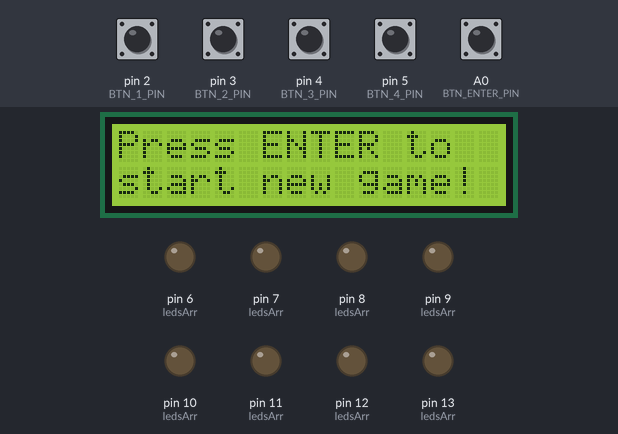
The sketch below on a simulated Arduino Uno, built with avr-gcc and run on an emulated ATmega328P. Parts: 16×2 character LCD, output pins drawn as LEDs (lit = HIGH). The inputs (shaded band) are chosen by the test bench; at power-on: A0 (BTN_ENTER_PIN), pin 2 (BTN_1_PIN), pin 3 (BTN_2_PIN), pin 4 (BTN_3_PIN), pin 5 (BTN_4_PIN) LOW. Random numbers use the default seed unless the sketch sets one; what the sketch prints to the serial monitor is not drawn.

Above: at 5.3 s.
5.4 s: A0 (BTN_ENTER_PIN) pulled HIGH for 3.2 s
At 6.7 s:
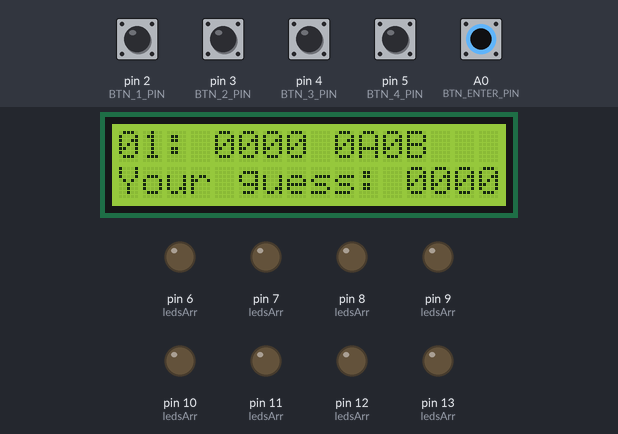
10.2 s: pin 2 (BTN_1_PIN) pulled HIGH for 1 s
At 12.3 s:
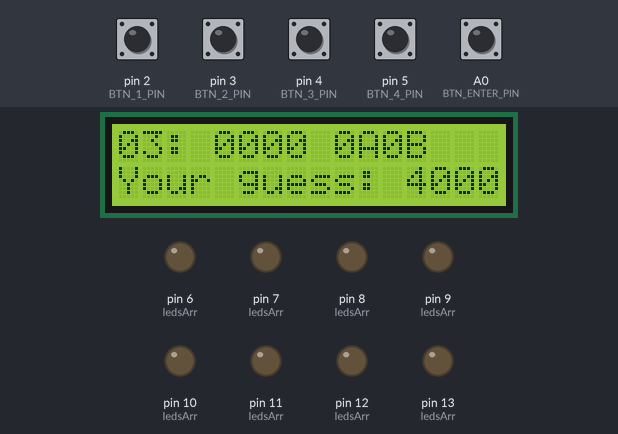
12.7 s: pin 3 (BTN_2_PIN) pulled HIGH for 0.15 s
At 13.4 s:
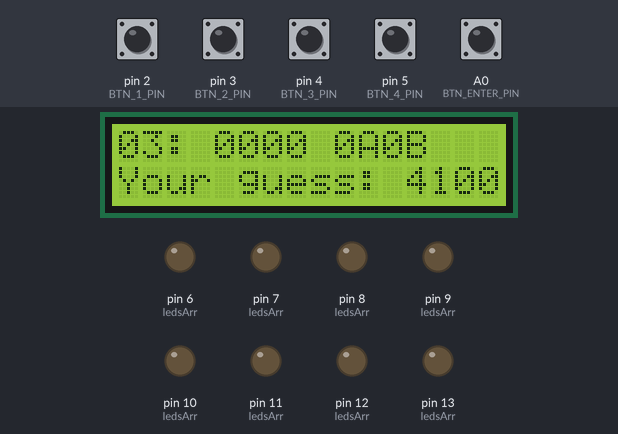
14.5 s: pin 4 (BTN_3_PIN) pulled HIGH for 0.15 s
At 16.0 s:
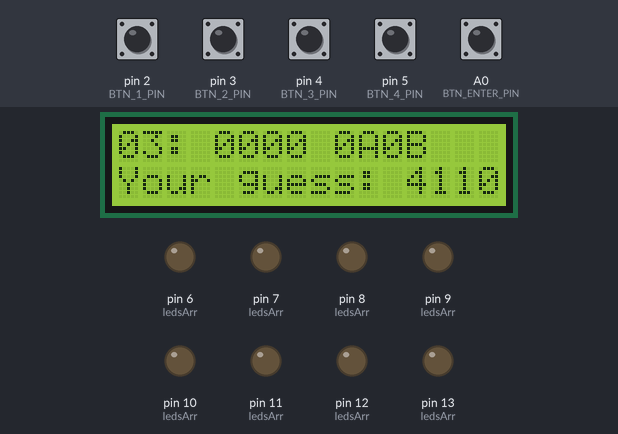
16.3 s: pin 5 (BTN_4_PIN) pulled HIGH for 0.15 s
At 17.7 s:
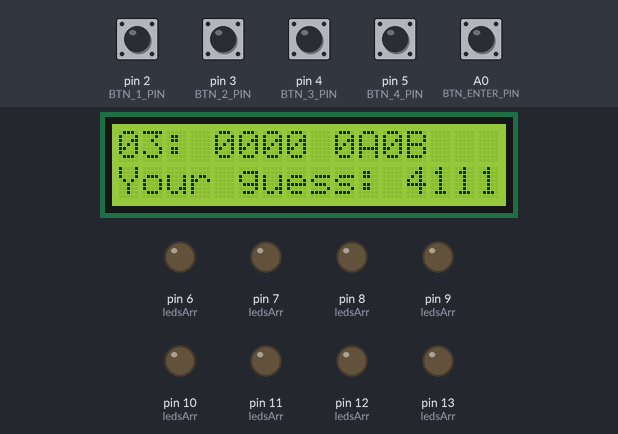
18.1 s: pin 2 (BTN_1_PIN) pulled HIGH for 0.15 s
At 19.3 s:
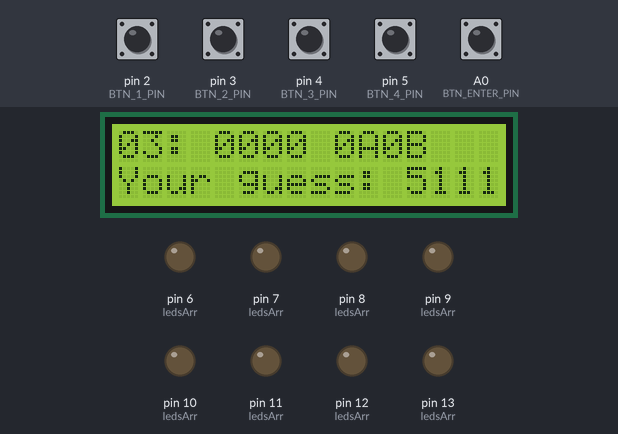
Timing chart, 0 to 20.9 s (numbered marks = the images above; inputs shaded):
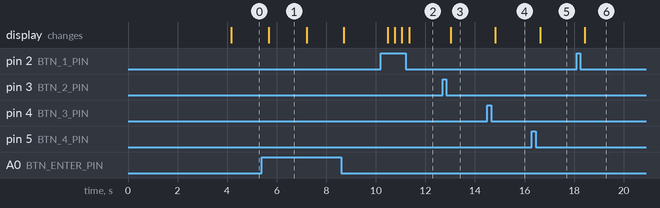

The sketch:

codeMastermind.ino
```cpp
#include "lcd_wrapper.h"
#include "mastermind.h"

void setup() {
    Serial.begin(9600);
    set_pin_mode();
    lcd_init();
    delay(4000);
    lcd_clear();
    restart_screen();
}

void loop() {
    // -------- PLAYING -------- //
    char* code;
    if (digitalRead(BTN_ENTER_PIN)) {
        delay(250);
        char* code = generate_code(false, 4);
        play_game(code);
    }
    //

    if (code) free(code);
}

/*
											         _nnnn_
											        dGGGGMMb
											       @p~qp~~qMb
											       M|@||@) M|
											       @,----.JM|
											      JS^\__/  qKL
											     dZP        qKRb
											    dZP          qKKb
											   fZP            SMMb
											   HZM            MMMM
											   FqM            MMMM
											 __| ".        |\dS"qML
											 |    `.       | `' \Zq
											_)      \.___.,|     .'
											\____   )MMMMMP|   .'
											     `-'       `--'
										  ｍａｄｅ ｂｙ　ｍｉＲｘ９２３.⠀
*/
```

mastermind.cpp
```cpp
#include <Arduino.h>
#include <stdlib.h>
#include <stdbool.h>
#include <string.h>
#include "lcd_wrapper.h"
#include "mastermind.h"

/*
*
* Change this global arrays if you add or remove LEDs or buttons, all the functions use them.
* If you add LEDs or buttons you need to #define them in mastermind.h
*
*/
const short buttonArr[] = {BTN_ENTER_PIN, BTN_1_PIN, BTN_2_PIN, BTN_3_PIN, BTN_4_PIN, '\0'};
const short ledsArr[] = {LED_RED_1, LED_RED_2, LED_RED_3, LED_RED_4, LED_BLUE_1, LED_BLUE_2, LED_BLUE_3, LED_BLUE_4, '\0'};
const short redArr[] = {LED_RED_1, LED_RED_2, LED_RED_3, LED_RED_4, '\0'};
const short blueArr[] = {LED_BLUE_1, LED_BLUE_2, LED_BLUE_3, LED_BLUE_4, '\0'};
//

void play_game(char* secret) {
    /*
    *
    * !!! This implementation is only capable of guessing a 4 digit secret number !!!
    *
    */

    // Prepare LCD and LEDs for new game
    turn_off_leds();
    lcd_clear();
    // Initialize some variables
    bool found_secret = false;
    int peg_a = 0;
    int peg_b = 0;

    char try_disp[] =   {'0', '1', ':', '\0'};
    char pegs_disp[] =  {'0', 'A', '0', 'B', '\0'};
    char guess[] =      {'0', '0', '0', '0', '\0'};
    char last_guess[] = {'0', '0', '0', '0', '\0'};

    // Endless game loop
    while (1) {
        // Constantly print everything that is needed in-game on LCD
        lcd_print_at(0, 0, try_disp);
        lcd_print_at(4, 0, last_guess);
        lcd_print_at(9, 0, pegs_disp);
        lcd_print_at(0, 1, "Your guess: ");
        lcd_print(guess);

        // Waiting for button input
        if (digitalRead(BTN_ENTER_PIN)) {
            // Checks if players guess is correct and displays result with LEDs for 1,5 seconds
            get_score(secret, guess, &peg_a, &peg_b);
            render_leds(peg_a, peg_b);
            delay(1500);
            turn_off_leds();
            // If number of digits guessed right on right position is 4 then the player wins
            if (peg_a == strlen(secret)) found_secret = true;
            for (short j = 0; j < 4; j++) last_guess[j] = guess[j];
            // This resets guess number to 0000 so the player can set new input number
            for (short i = 0; i < 4; i++) guess[i] = '0'; guess[4] = '\0';
            try_disp[1]++;
            pegs_disp[0] = peg_a + '0';
            pegs_disp[2] = peg_b + '0';

            // If number of tries is 9 and player pushes ENTER, the tries counter will change to 10
            if (try_disp[1] > '9') {
            try_disp[1] = '0';
            try_disp[0]++;
            }
        }
        // Increment 1st guess number
        if (digitalRead(BTN_1_PIN)) {
            delay(250);
            guess[0] = guess[0] + 1;
            if (guess[0] > '9') guess[0] = '0';
        }
        // Increment 2nd guess number
        if (digitalRead(BTN_2_PIN)) {
            delay(250);
            guess[1] = guess[1] + 1;
            if (guess[1] > '9') guess[1] = '0';
        }
        // Increment 3rd guess number
        if (digitalRead(BTN_3_PIN)) {
            delay(250);
            guess[2] = guess[2] + 1;
            if (guess[2] > '9') guess[2] = '0';
        }
        // Increment 4th guess number
        if (digitalRead(BTN_4_PIN)) {
            delay(250);
            guess[3] = guess[3] + 1;
            if (guess[3] > '9') guess[3] = '0';
        }

        // End game loop if game is won or lost
        if (found_secret || (try_disp[0] == '1' && try_disp[1] == '1') ) break;
    }

    // LEDs and LCD after winning
    if (found_secret) {
        lcd_clear();
        lcd_print_at(0, 0, try_disp);
        lcd_print_at(4, 0, last_guess);
        lcd_print_at(9, 0, pegs_disp);
        lcd_print_at(0, 1, "Well done!");

        // Winning LEDs (duration of effect is 3 second)
        win_leds();
        restart_screen();
    } else {
    // LEDs and LCD after losing
        lcd_clear();
        try_disp[1]--;
        lcd_print_at(0, 0, try_disp);
        lcd_print_at(4, 0, last_guess);
        lcd_print_at(9, 0, pegs_disp);
        lcd_print_at(0, 1, "Code was: ");
        lcd_print(secret);

        // RED losing LEDs turned on for 3 seconds (because winning LEDs effect is 3 seconds long too)
        lose_leds();
        delay(3000);
        restart_screen();
    }
}

char* generate_code(bool repeat, int length) {
    // Set random seed with some UNUSED analog pin
    randomSeed(analogRead(1));
    if (!length || length < 1) return NULL;
    if (!repeat && length > 10) return NULL;

    // Allocate memory for code length + terminator( \0 ), one number has size of char
    char* code = (char*)calloc(length + 1, sizeof(char));

    // Generate random number while numbers CAN repeat
    if (repeat == true) {
        for (short i = 0; i < length; i++) {
            code[i] = random(0, 10) + '0';
        }
    }

    // Generate random number while numbers CANT repeat
    if (repeat == false) {
        // Fisher–Yates shuffle algorithm
        char num_arr[10] = {'0','1','2','3','4','5','6','7','8','9',};

        for (short i = 9; i > 0; i--) {
            short j = random(0, i);
            char temp = num_arr[i];
            num_arr[i] = num_arr[j];
            num_arr[j] = temp;
        }

        for (short k = 0; k < length; k++) {
            code[k] = num_arr[k];
        }
        //
    }

    code[length] = '\0';

    // This print is for cheating
    Serial.println(code);

    return code;
}

void get_score(const char* secret, const char* guess, int* peg_a, int* peg_b) {
    *peg_a = 0;
    *peg_b = 0;

    // Finds out how many digits are GUESSED RIGHT AND on the RIGHT PLACE
    for (short i = 0; secret[i] != '\0'; i++) {
        if (secret[i] == guess[i]) {
            (*peg_a)++;
        }
    }

    // Finds out how many digits are GUESSED RIGHT BUT on the WRONG PLACE
    for (short i = 0; secret[i] != '\0'; i++) {
        for (short j = 0; guess[j] != '\0'; j++) {
            if (secret[i] == guess[j] && i != j) {
                (*peg_b)++;
            }
        }
    }
}

void render_leds(const int peg_a, const int peg_b) {
    // Light up red LEDs depending on the peg_a value
    for (short i = 0; i < peg_a; i++) {
        digitalWrite(redArr[i], HIGH);
        if (i >= 4) break;
    }

    // Light up red LEDs depending on the peg_b value
    for (short j = 0; j < peg_b; j++) {
        digitalWrite(blueArr[j + peg_a], HIGH);
        if (j + peg_a >= 4) break;
    }
}

void turn_off_leds() {
    // Turn off all LEDs
    for (short LED = 0; ledsArr[LED] != '\0'; LED++) {
        digitalWrite(ledsArr[LED], LOW);
    }
}

void set_pin_mode() {
    // Sets pinMode for all buttons except ENTER BUTTON
    for (short BTN = 0; buttonArr[BTN] != '\0'; BTN++) pinMode(buttonArr[BTN], INPUT);

    // Sets pinMode for LEDs
    for (short LED = 0; ledsArr[LED] != '\0'; LED++) pinMode(ledsArr[LED], OUTPUT);
}

void win_leds() {
    // Blink both colors 3 times after winning game
    for (short i = 0; i <= 3; i++) {
        // BLUE LEDs BLINK
        for (short blue = 0; blueArr[blue] != '\0'; blue++) digitalWrite(blueArr[blue], HIGH);
        delay(250);

        for (short blue = 0; blueArr[blue] != '\0'; blue++) digitalWrite(blueArr[blue], LOW);
        delay(250);
        //
        // RED LEDs BLINK
        for (short red = 0; redArr[red] != '\0'; red++) digitalWrite(redArr[red], HIGH);
        delay(250);

        for (short red = 0; redArr[red] != '\0'; red++) digitalWrite(redArr[red], LOW);
        delay(250);
        //
    }
}

void lose_leds() {
    // Light up red LEDs after losing game
    for (short LED = 0; redArr[LED] != '\0'; LED++) digitalWrite(redArr[LED], HIGH);

    if (digitalRead(BTN_ENTER_PIN)) turn_off_leds();
}
```

mastermind.h
```cpp
#ifndef _MASTERMIND_H
#define _MASTERMIND_H

#define BTN_1_PIN       2
#define BTN_2_PIN       3
#define BTN_3_PIN       4
#define BTN_4_PIN       5
#define BTN_ENTER_PIN   A0

#define LED_BLUE_1      6
#define LED_RED_1       7
#define LED_BLUE_2      8
#define LED_RED_2       9
#define LED_BLUE_3      10
#define LED_RED_3       11
#define LED_BLUE_4      12
#define LED_RED_4       13


/**
 * Generate secret code
 *
 * Generates secret code, which consists from digits only as a string.
 * No two digits in the code combination can be same! Only if the repeat
 * parameter is set to true.
 * The length of generated code is set by the parameter length. If the given
 * parameter is less than 1, function will generate no code and returns NULL.
 * @param repeat if set to true, numbers in the generated code can repeat
 * @param length the length of the code
 * @return Pointer to the random generated code as string of given length. If length param is less than 1, return NULL.
 */
char* generate_code(bool repeat, int length);


/**
 * Game loop
 *
 * This is the main game loop. Function is called with the secret combination and
 * ends, when the combination is found or when the player runs out of the attempts.
 * @param secret reference to the secret combination
 */
void play_game(char* secret);


/**
 * Renders the RGB leds based on the guessed combination
 *
 * Lights up RGB leds with propper colors based on the current guessed combination.
 * Red color is for guessed number on correct position and blue number is for
 * guessed number on incorrect posititoin.
 * @param peg_a number of guessed digits on correct position
 * @param peg_b number of guessed digits on incorrect position
 */
void render_leds(const int peg_a, const int peg_b);


/**
 * Turns all RGB leds off
 */
void turn_off_leds();


/**
 * Renders history
 *
 * Renders line of a history defined by the parameter entry_nr on the display.
 * @param secret reference to the secret combination
 * @param history list (array) of history entries
 * @param entry_nr index of history entry to render
 */
void render_history(char* secret, char** history, const int entry_nr);


/**
 * Returns score for the given guess
 *
 * @param secret the pointer to the secret code
 * @param guess the pointer to the current guess
 * @param peg_a output parameter to get number of As for current guess
 * * @param peg_b output parameter to get number of Bs for current guess
 */
void get_score(const char* secret, const char* guess, int* peg_a, int* peg_b);


/**
 * Sets pinModes at start of the program
 */
void set_pin_mode();


/**
 * Does the LED light effect after winning
 */
void win_leds();


/**
 * Does the LED light effect after losing
 */
void lose_leds();


/**
 * Asks player if they want to start a new game
 */
void restart_screen();
#endif
```

lcd_wrapper.cpp
```cpp
#include <Arduino.h>
#include "lcd_wrapper.h"
#include <LiquidCrystal_I2C.h>

LiquidCrystal_I2C lcd(0x27, 16, 2); // I2C address 0x27, 16 column and 2 rows

byte customChar1[8] = {
    0b00001,
    0b00011,
    0b01111,
    0b11111,
    0b00011,
    0b00001,
    0b00001,
    0b00011
};

byte customChar2[8] = {
    0b00011,
    0b00111,
    0b00111,
    0b00111,
    0b00011,
    0b00111,
    0b00110,
    0b01100
};

byte customChar3[8] = {
    0b11000,
    0b11100,
    0b11100,
    0b11110,
    0b11110,
    0b11111,
    0b11111,
    0b11111
};

byte customChar4[8] = {
    0b11111,
    0b11111,
    0b11111,
    0b11111,
    0b11111,
    0b00111,
    0b01100,
    0b11000
};

byte customChar5[8] = {
    0b00000,
    0b10000,
    0b10000,
    0b10000,
    0b11000,
    0b11100,
    0b00000,
    0b00000
};

// Introduction screen
void lcd_init() {
    lcd.init();
    lcd.backlight();
    lcd.clear();

    lcd.print("<>Mastermind.");

    lcd.setCursor(3, 1);
    lcd.print("--------");

    lcd.createChar(0, customChar1);
    lcd.createChar(1, customChar2);
    lcd.createChar(2, customChar3);
    lcd.createChar(3, customChar4);
    lcd.createChar(4, customChar5);

    lcd.setCursor(13, 0);
    lcd.write((byte)0);

    lcd.setCursor(13, 1);
    lcd.write((byte)1);

    lcd.setCursor(14, 0);
    lcd.write((byte)2);

    lcd.setCursor(14, 1);
    lcd.write((byte)3);

    lcd.setCursor(15, 1);
    lcd.write((byte)4);
}

void lcd_clear() {
    lcd.clear();
}

void lcd_set_cursor(int y, int x) {
    lcd.setCursor(x, y);
}

void lcd_print(char* text) {
    lcd.print(text);
}

void lcd_print_at(int x, int y, char* text) {
    lcd.setCursor(x, y);
    lcd.print(text);
}

void lcd_home() {
    lcd.home();
}

// Screen that is used at start and at the end of game
void restart_screen() {
    lcd_print_at(0, 0, "Press ENTER to");
    lcd_print_at(0, 1, "start new game!");
}
```

lcd_wrapper.h
```cpp
#ifndef _LCD_H
#define _LCD_H

/**
 * Initialize LCD
 *
 * Everything you need to initialize your LCD display, place here.
 * This function should be called in function setup().
 */
void lcd_init();


/**
 * Clears the LCD display
 *
 * Clears content of the LCD display. After the call is display empty.
 */
void lcd_clear();


/**
 * Set cursor to given posititon
 *
 * Sets cursor to given position based on y and x coordinates.
 * @param y the row
 * @param x the column
 */
void lcd_set_cursor(int y, int x);


/**
 * Print text on LCD display
 *
 * Prints the givent text on the display on the current
 * cursor position.
 * @param text the text to print
 */
void lcd_print(char* text);


/**
 * Set cursor to given positition and print text
 *
 * Sets the cursor to given position based on y and x coorindates
 * and then prints the given text.
 * @param y the row
 * @param x the column
 * @param text the text to print
 */
void lcd_print_at(int y, int x, char* text);


/**
 * Sets LCD cursor to 0, 0
 */
void lcd_home();
#endif
```

Measured:
- after the input at 5.4 s, the display: changes after 0.28 s (image 1)
- after the input at 10.2 s, the display: first changes after 0.29 s (image 2 shows a later state)
- after the input at 12.7 s, the display: changes after 0.31 s (image 3)
- after the input at 14.5 s, the display: changes after 0.32 s (image 4)
- after the input at 16.3 s, the display: changes after 0.32 s (image 5)
- after the input at 18.1 s, the display: changes after 0.33 s (image 6)
- what the display in image 1 shows lasts 1.5 s, from 5.7 s to 7.2 s
